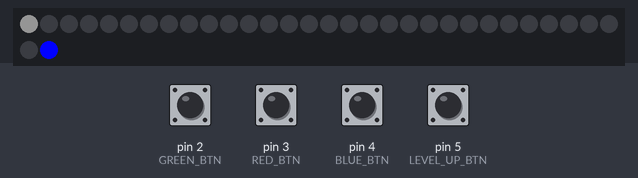
A sketch run on a simulated Arduino Uno, built with avr-gcc and run on an emulated ATmega328P. Parts: 32 RGB LEDs in strip order, left to right, continuing on the next row. The test bench sets the inputs (shaded band); at power-on: pin 2 (GREEN_BTN), pin 3 (RED_BTN), pin 4 (BLUE_BTN), pin 5 (LEVEL_UP_BTN) HIGH. Random numbers use the default seed unless the sketch sets one.

Above: at 1.7 s.
1.8 s: pin 3 (RED_BTN) pulled LOW for 0.15 s
2.5 s: pin 5 (LEVEL_UP_BTN) pulled LOW for 0.15 s
At 2.55 s:
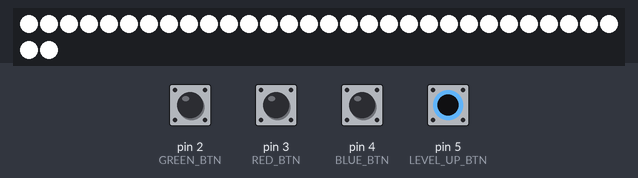
3.2 s: pin 2 (GREEN_BTN) pulled LOW for 0.15 s
At 3.35 s:
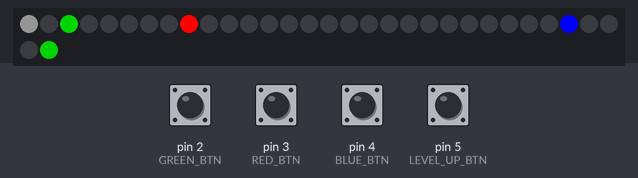
3.9 s: pin 4 (BLUE_BTN) pulled LOW for 0.15 s
At 4.18 s:
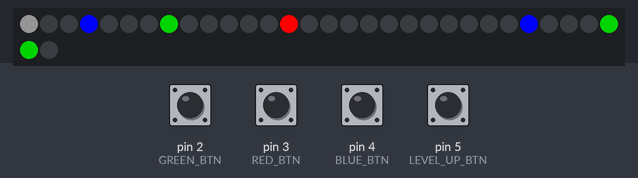
4.6 s: pin 2 (GREEN_BTN) pulled LOW for 1 s
At 6.17 s:
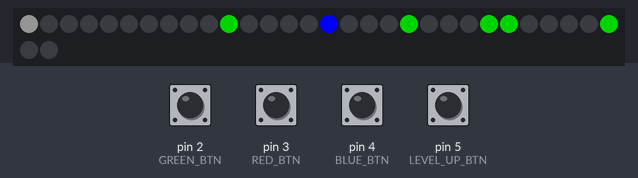
6.2 s: pin 3 (RED_BTN) pulled LOW for 1 s
At 6.84 s:
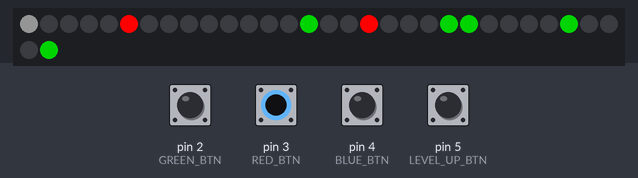

The sketch:

game.ino
```cpp
#include <FastLED.h>

// --- Hardware set up ---
#define NUM_LEDS 32        // led count
#define LED_PIN 6
#define GREEN_BTN 2
#define RED_BTN 3
#define BLUE_BTN 4
#define LEVEL_UP_BTN 5

CRGB leds[NUM_LEDS];

// Game colors
CRGB colors[3] = {CRGB::Red, CRGB::Blue, CRGB::Green};

// --- Game vars ---
int currentLevel = 1;
int successfulHits = 0;

// Move timers
unsigned long lastEnemyMoveTime = 0;
unsigned long lastShotMoveTime = 0;

// Vars for buttons (Check var state)
bool lastRedState = HIGH;
bool lastGreenState = HIGH;
bool lastBlueState = HIGH;
bool lastLevelUpState = HIGH;
unsigned long lastDebounceTime = 0;
const int debounceDelay = 50;

// Object structures
struct FallingPixel {
  int pos;
  CRGB color;
  bool active;
};

struct ShotPixel {
  int pos;
  CRGB color;
  bool active;
};

// Increase objects value
const int MAX_OBJECTS = 40;
FallingPixel enemies[MAX_OBJECTS];
ShotPixel shots[MAX_OBJECTS];

int spawnDistanceCounter = 0;
int nextSpawnDistance = 0;

void setup() {
  Serial.begin(9600);

  FastLED.addLeds<WS2812B, LED_PIN, GRB>(leds, NUM_LEDS);
  FastLED.clear();
  FastLED.show();

  pinMode(GREEN_BTN, INPUT_PULLUP);
  pinMode(RED_BTN, INPUT_PULLUP);
  pinMode(BLUE_BTN, INPUT_PULLUP);
  pinMode(LEVEL_UP_BTN, INPUT_PULLUP);

  resetGame();
}

void loop() {
  handleButtons();

  // Speed define
  int enemySpeedDelay = 1000 / (currentLevel + 1);
  int shotSpeedDelay = enemySpeedDelay / 2; // Shot twise faster

  bool needsDraw = false;

  // Shot speed
  if (millis() - lastShotMoveTime >= shotSpeedDelay) {
    moveShots();
    checkCollisions();
    lastShotMoveTime = millis();
    needsDraw = true;
  }

  // Enemies speed
  if (millis() - lastEnemyMoveTime >= enemySpeedDelay) {
    moveEnemies();
    checkCollisions();
    spawnEnemies();
    lastEnemyMoveTime = millis();
    needsDraw = true;
  }

  if (needsDraw) {
    drawGame();
  }

  // Auto level up
  if (successfulHits >= 50 && currentLevel < 5) {
    levelUp();
    successfulHits = 0;
  }
}

void handleButtons() {
  bool readingRed = digitalRead(RED_BTN);
  bool readingGreen = digitalRead(GREEN_BTN);
  bool readingBlue = digitalRead(BLUE_BTN);
  bool readingLevelUp = digitalRead(LEVEL_UP_BTN);

  if (millis() - lastDebounceTime > debounceDelay) {
    if (readingRed == LOW && lastRedState == HIGH) {
      shoot(CRGB::Red);
      lastDebounceTime = millis();
    }
    if (readingGreen == LOW && lastGreenState == HIGH) {
      shoot(CRGB::Green);
      lastDebounceTime = millis();
    }
    if (readingBlue == LOW && lastBlueState == HIGH) {
      shoot(CRGB::Blue);
      lastDebounceTime = millis();
    }
    if (readingLevelUp == LOW && lastLevelUpState == HIGH) {
      if (currentLevel < 5) levelUp();
      lastDebounceTime = millis();
    }
  }

  // Keep current state for the next loop
  lastRedState = readingRed;
  lastGreenState = readingGreen;
  lastBlueState = readingBlue;
  lastLevelUpState = readingLevelUp;
}

void shoot(CRGB color) {
  for (int i = 0; i < MAX_OBJECTS; i++) {
    if (!shots[i].active) {
      shots[i].pos = 1; // 1 LED HIGH on the base
      shots[i].color = color;
      shots[i].active = true;
      break;
    }
  }
}

void spawnEnemies() {
  spawnDistanceCounter++;
  if (spawnDistanceCounter >= nextSpawnDistance) {
    for (int i = 0; i < MAX_OBJECTS; i++) {
      if (!enemies[i].active) {
        enemies[i].pos = NUM_LEDS - 1;
        enemies[i].color = colors[random(0, 3)];
        enemies[i].active = true;
        spawnDistanceCounter = 0;
        nextSpawnDistance = random(1, 6);
        break;
      }
    }
  }
}

void moveEnemies() {
  for (int i = 0; i < MAX_OBJECTS; i++) {
    if (enemies[i].active) {
      enemies[i].pos--;

      // If enemy touches the base
      if (enemies[i].pos <= 0) {
        drawGame();
        delay(300);
        resetGame();
        return;
      }
    }
  }
}

void moveShots() {
  for (int i = 0; i < MAX_OBJECTS; i++) {
    if (shots[i].active) {
      shots[i].pos++;
      if (shots[i].pos >= NUM_LEDS) {
        shots[i].active = false;
      }
    }
  }
}

void checkCollisions() {
  for (int e = 0; e < MAX_OBJECTS; e++) {
    if (!enemies[e].active) continue;

    for (int s = 0; s < MAX_OBJECTS; s++) {
      if (!shots[s].active) continue;

      if (enemies[e].pos == shots[s].pos || enemies[e].pos == shots[s].pos - 1) {

        if (enemies[e].color == shots[s].color) {
          enemies[e].active = false;
          shots[s].active = false;
          successfulHits++;
        } else {
          CRGB oldColor = enemies[e].color;
          CRGB newColor;
          do {
            newColor = colors[random(0, 3)];
          } while (newColor == oldColor);

          enemies[e].color = newColor;
          shots[s].active = false;
        }
      }
    }
  }
}

void levelUp() {
  currentLevel++;
  FastLED.clear();
  fill_solid(leds, NUM_LEDS, CRGB::White);
  FastLED.show();
  delay(100);
  FastLED.clear();
  FastLED.show();
}

void resetGame() {
  currentLevel = 1;
  successfulHits = 0;
  spawnDistanceCounter = 0;
  nextSpawnDistance = random(1, 6);

  for (int i = 0; i < MAX_OBJECTS; i++) {
    enemies[i].active = false;
    shots[i].active = false;
  }

  // Show Game over
  FastLED.clear();
  fill_solid(leds, NUM_LEDS, CRGB::Red);
  FastLED.show();
  delay(500);
  FastLED.clear();
  FastLED.show();
}

void drawGame() {
  FastLED.clear();

  // First pixel
  leds[0] = CRGB(20, 20, 20);

  for (int i = 0; i < MAX_OBJECTS; i++) {
    if (enemies[i].active && enemies[i].pos > 0 && enemies[i].pos < NUM_LEDS) {
      leds[enemies[i].pos] = enemies[i].color;
    }
    if (shots[i].active && shots[i].pos > 0 && shots[i].pos < NUM_LEDS) {
      leds[shots[i].pos] = shots[i].color;
    }
  }

  FastLED.show();
}
```
